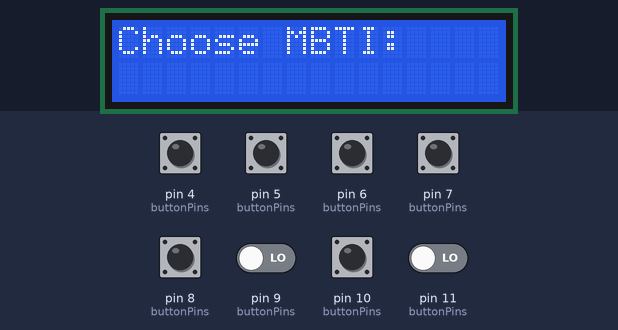
Recording of a sketch running on a simulated Arduino Uno, built with avr-gcc and run on an emulated ATmega328P. Parts: 16×2 character LCD. Inputs (shaded band) come from the test bench; at power-on: pin 4 (buttonPins), pin 5 (buttonPins), pin 6 (buttonPins), pin 7 (buttonPins), pin 8 (buttonPins), pin 9 (buttonPins), pin 10 (buttonPins), pin 11 (buttonPins) LOW. What the sketch prints to the serial monitor is not drawn.

Above: at 1.2 s.
1.3 s: pin 4 (buttonPins) pulled HIGH for 0.15 s
At 2.5 s:
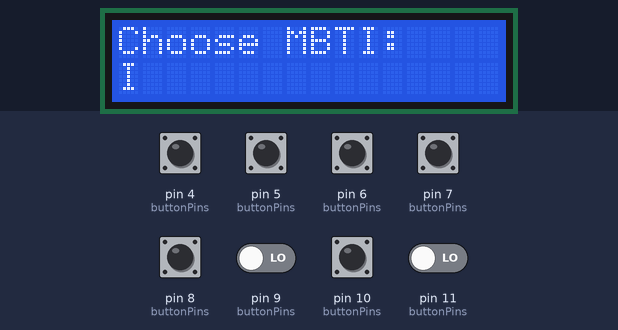
2.9 s: pin 5 (buttonPins) pulled HIGH for 0.15 s
At 3.8 s:
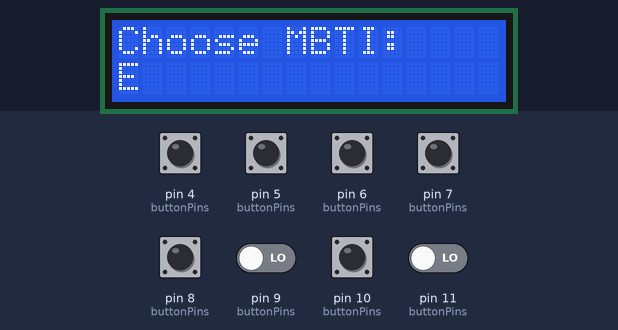
4.5 s: pin 6 (buttonPins) pulled HIGH for 0.15 s
At 5.1 s:
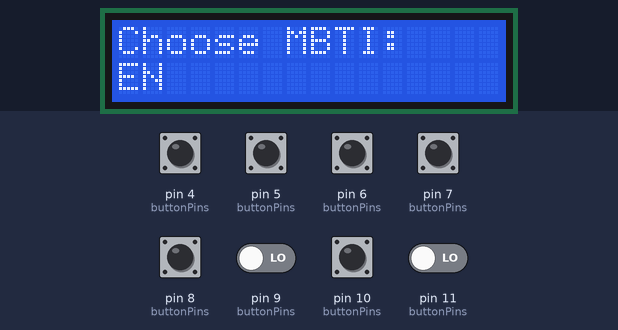
6.1 s: pin 7 (buttonPins) pulled HIGH for 0.15 s
At 7.3 s:
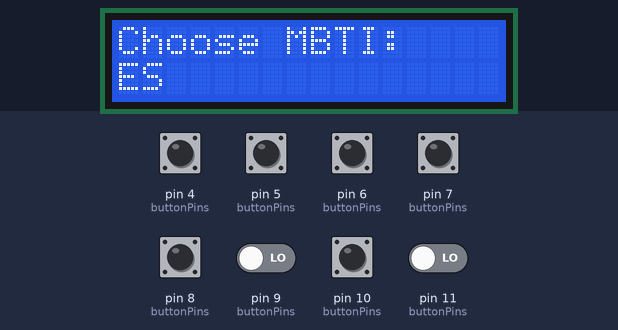
7.7 s: pin 8 (buttonPins) pulled HIGH for 0.15 s
At 8.7 s:
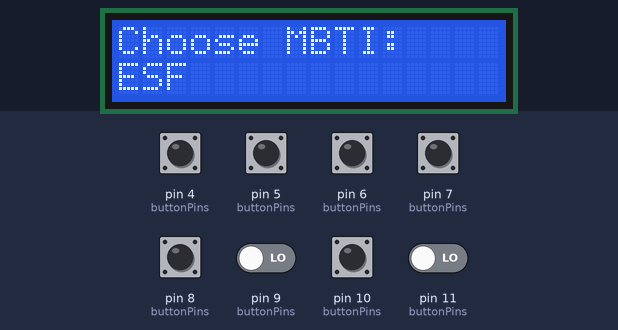
9.3 s: pin 10 (buttonPins) pulled HIGH for 0.15 s
At 9.9 s:
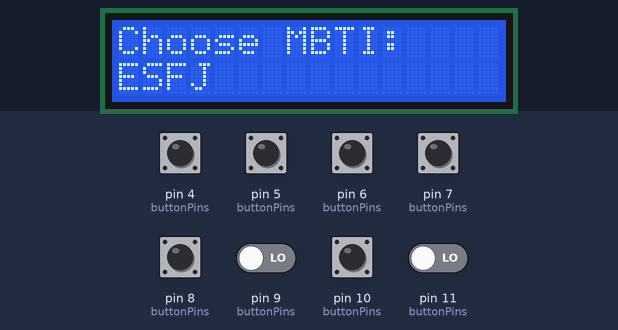
Timing chart, 0 to 12.3 s (numbered marks = the images above; inputs shaded):
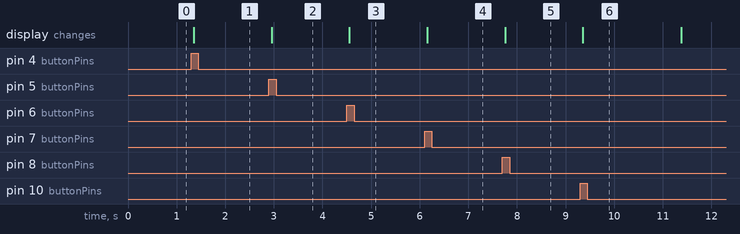

Measured:
- after the input at 1.3 s, the display: changes after 0.05 s (image 1)
- after the input at 2.9 s, the display: changes after 0.05 s (image 2)
- after the input at 4.5 s, the display: changes after 0.05 s (image 3)
- after the input at 6.1 s, the display: changes after 0.05 s (image 4)
- after the input at 7.7 s, the display: changes after 0.05 s (image 5)
- after the input at 9.3 s, the display: changes after 0.05 s (image 6)

The sketch:

Button-LCD-NFC.ino
```cpp
//8个button控制mbti输入

#include <Wire.h>
#include <LiquidCrystal_I2C.h>
#include <SPI.h>
#include <Adafruit_PN532.h>

// 初始化 LCD，I2C 地址为 0x27
LiquidCrystal_I2C lcd(0x27, 16, 2);

// 初始化 PN532 NFC 读取器
#define PN532_SS 10              // PN532 的 NSS（片选引脚），连接 Arduino UNO 的 D4
Adafruit_PN532 nfc(PN532_SS);

// 定义按钮引脚
#define BUTTON_I 4   // 按钮 I 对应引脚 4
#define BUTTON_E 5   // 按钮 E 对应引脚 5
#define BUTTON_N 6   // 按钮 N 对应引脚 6
#define BUTTON_S 7   // 按钮 S 对应引脚 7
#define BUTTON_F 8   // 按钮 F 对应引脚 8
#define BUTTON_T 9   // 按钮 T 对应引脚 9
#define BUTTON_J 10  // 按钮 J 对应引脚 10
#define BUTTON_P 11  // 按钮 P 对应引脚 11

// 按钮组状态变量
int lastButtonState[8];  // 上一次的按钮状态
int buttonState[8];      // 当前的按钮状态
char mbti[5] = "    ";   // 存储当前的 MBTI 字母，初始为空格
int currentIndex = 0;    // 当前输入的字母位置（0-3）

// 按钮对应的字母
const char buttonLetters[8] = {'I', 'E', 'N', 'S', 'F', 'T', 'J', 'P'};

// 按钮引脚数组
const int buttonPins[8] = {BUTTON_I, BUTTON_E, BUTTON_N, BUTTON_S, BUTTON_F, BUTTON_T, BUTTON_J, BUTTON_P};

void setup() {
  // 初始化 LCD
  lcd.init();
  lcd.backlight();
  lcd.setCursor(0, 0);
  lcd.print("Choose MBTI:");

  // 初始化按钮引脚
  for (int i = 0; i < 8; i++) {
    pinMode(buttonPins[i], INPUT);
    lastButtonState[i] = LOW;
  }

  // 初始化 NFC 读取器
  Serial.begin(115200);
  Serial.println("Initializing NFC...");
  nfc.begin();

  uint32_t versiondata = nfc.getFirmwareVersion();
  if (!versiondata) {
    Serial.println("Didn't find PN53x board");
    while (1);
  }

  Serial.print("Found chip PN5");
  Serial.println((versiondata >> 24) & 0xFF, HEX);
  Serial.print("Firmware ver. ");
  Serial.print((versiondata >> 16) & 0xFF, DEC);
  Serial.print('.');
  Serial.println((versiondata >> 8) & 0xFF, DEC);

  nfc.SAMConfig();
  Serial.println("NFC Reader Ready!");
}

void loop() {
  // 遍历每个按钮，检测是否按下并更新 MBTI 字符串
  for (int i = 0; i < 8; i++) {
    buttonState[i] = digitalRead(buttonPins[i]);

    if (buttonState[i] == HIGH && lastButtonState[i] == LOW) {
      delay(50); // 消抖
      if (buttonState[i] == HIGH) {
        handleButtonPress(i);
      }
    }
    lastButtonState[i] = buttonState[i];
  }

  // 检查是否有 NFC 卡片接近
  if (nfc.inListPassiveTarget()) {
    uint8_t uid[7] = {0}; // 最大支持 7 字节 UID
    uint8_t uidLength;

    if (nfc.readPassiveTargetID(PN532_MIFARE_ISO14443A, uid, &uidLength)) {
      // 清空 LCD 屏幕
      lcd.clear();
      lcd.setCursor(0, 0);
      lcd.print("Complete Chosen");
      lcd.setCursor(0, 1);
      lcd.print("Printing...");

      // 模拟打印操作，延时显示“Printing...” 2 秒
      delay(2000);
    }
  }
}

// 处理按钮按下
void handleButtonPress(int buttonIndex) {
  int group = buttonIndex / 2;  // 按钮所属组（0-3）

  if (group == currentIndex) {
    // 当前组输入，更新字母
    char letter = buttonLetters[buttonIndex];
    mbti[currentIndex] = letter;  // 更新当前组对应字母
    updateLCD();  // 更新 LCD 显示

  } else if (group == currentIndex + 1) {
    // 切换到下一组输入
    currentIndex++;
    char letter = buttonLetters[buttonIndex];
    mbti[currentIndex] = letter;  // 更新当前组对应字母
    updateLCD();  // 更新 LCD 显示

    // 如果最后一组输入完成，提示下一步
    if (currentIndex == 3) {
      delay(2000); // 停留 2 秒
      lcd.clear();
      lcd.setCursor(0, 0);
      lcd.print(mbti);  // 将 MBTI 结果挪到第一行
      lcd.setCursor(0, 1);
      lcd.print("Choose a Card");
      lcd.setCursor(0, 2);
      lcd.print("card:");
    }
  }
}

// 更新 LCD 显示
void updateLCD() {
  lcd.setCursor(0, 1);
  lcd.print(mbti);  // 显示当前的 MBTI 字母
}
```
